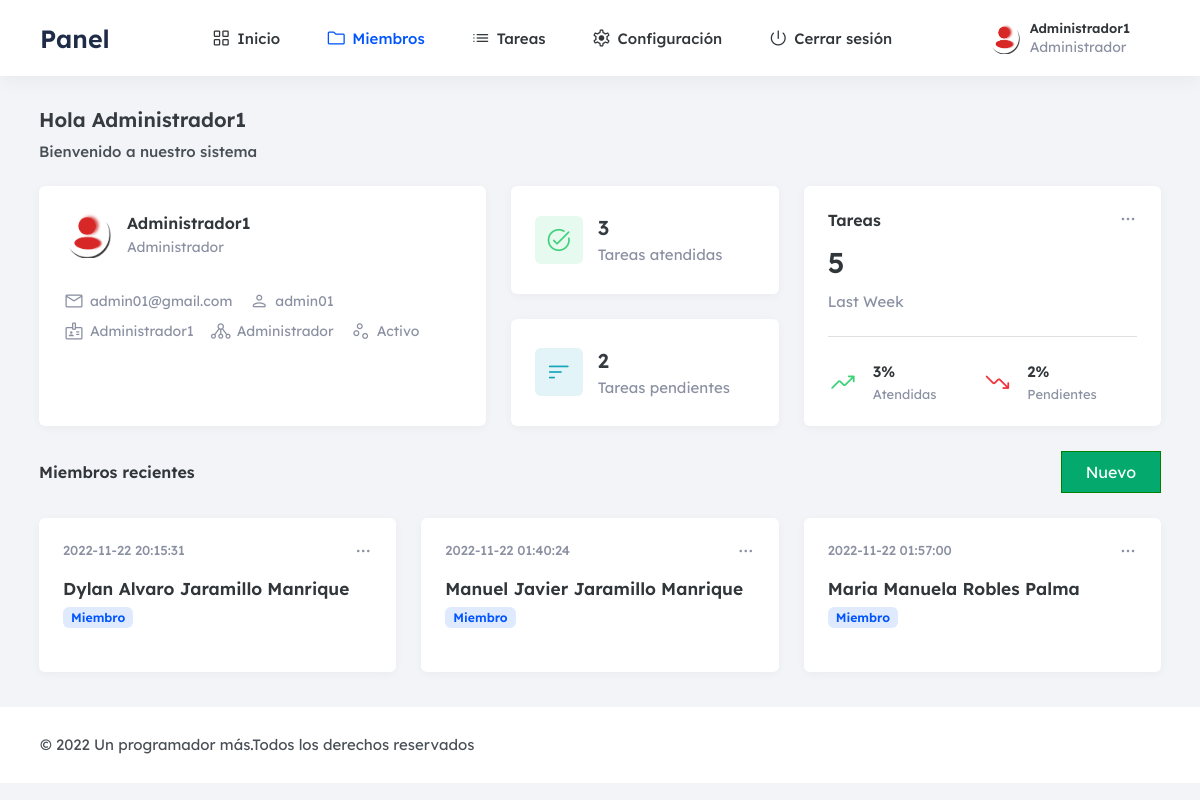
Page /frontend/miembros/mostrar.php (signed in) on the committed database.
### tables this page shows
CREATE TABLE `miembros` (
  `idmen` int(11) NOT NULL,
  `nomenb` varchar(35) NOT NULL,
  `apmenb` varchar(35) NOT NULL,
  `sexo` char(1) NOT NULL,
  `celu` char(9) NOT NULL,
  `username` varchar(25) NOT NULL,
  `correo` varchar(35) NOT NULL,
  `contra` varchar(255) NOT NULL,
  `rol` char(1) NOT NULL,
  `state` char(1) NOT NULL,
  `fere` timestamp NOT NULL DEFAULT current_timestamp() ON UPDATE current_timestamp()
);

### frontend/miembros/mostrar.php (the view, shortened to what this page needs)
<?php if(isset($_SESSION['id'])) { ?>
<!DOCTYPE html>
<html lang="es">
<head>
  <link rel="stylesheet" href="../../backend/css/admin.css">
</head>
<body>
  <header class="header" data-header>
    <div class="container">
      <h1>
        <a href="../administrador/escritorio.php" class="logo">Panel</a>
      </h1>
      <nav class="navbar">
        <div class="container">
          <ul class="navbar-list">
            <li>
              <a href="../administrador/escritorio.php" class="navbar-link  icon-box">
                <span class="material-symbols-rounded  icon">grid_view</span>
                <span>Inicio</span>
              </a>
            </li>
            <li>
              <a href="../miembros/mostrar.php" class="navbar-link active icon-box">
                <span class="material-symbols-rounded  icon">folder</span>
                <span>Miembros</span>
              </a>
            </li>
            <li>
              <a href="../tareas/mostrar.php" class="navbar-link icon-box">
                <span class="material-symbols-rounded  icon">list</span>
                <span>Tareas</span>
              </a>
            </li>
            <li>
              <a href="../configuracion/mostrar.php" class="navbar-link icon-box">
                <span class="material-symbols-rounded  icon">settings</span>
                <span>Configuración</span>
              </a>
            </li>
            <li>
              <a href="../salir.php" class="navbar-link icon-box">
                <span class="material-symbols-rounded  icon">power_settings_new</span>
                <span>Cerrar sesión</span>
              </a>
            </li>
          </ul>
          <ul class="user-action-list">
            <li>
              <a href="#" class="header-profile">
                <figure class="profile-avatar">
                  <img src="../../backend/img/reere.png" alt="Elizabeth Foster" width="32" height="32">
                </figure>
                <div>
                  <p class="profile-title"><?php echo $_SESSION['nombre']; ?></p>
                  <?php
                    if ($_SESSION['rol']= '1') {
                      echo ' <p class="card-subtitle">Administrador</p>';
                    } else {
                        echo '<p class="card-subtitle">Cliente</p>';
                    }
               ?>
                </div>
              </a>
            </li>
          </ul>
        </div>
      </nav>
    </div>
  </header>
  <main>
    <article class="container article">
      <h2 class="h2 article-title">Hola <?php echo $_SESSION['nombre']; ?></h2>
      <p class="article-subtitle">Bienvenido a nuestro sistema</p>
      <section class="home">
        <div class="card profile-card">
          <div class="profile-card-wrapper">
            <figure class="card-avatar">
              <img src="../../backend/img/reere.png" alt="admin" width="48" height="48">
            </figure>
            <div>
              <p class="card-title"><?php echo $_SESSION['nombre']; ?></p>
              <?php
                    if ($_SESSION['rol']= '1') {
                      echo ' <p class="card-subtitle">Administrador</p>';
                    } else {
                        echo '<p class="card-subtitle">Cliente</p>';
                    }
               ?>
            </div>
          </div>
          <ul class="contact-list">
            <li>
              <a href="#" class="contact-link icon-box">
                <span class="material-symbols-rounded  icon">mail</span>
                <p class="text"><?php echo $_SESSION['correo']; ?></p>
              </a>
            </li>
            <li>
              <a href="#" class="contact-link icon-box">
                <span class="material-symbols-rounded  icon">person</span>
                <p class="text"><?php echo $_SESSION['username']; ?></p>
              </a>
            </li>
            <li>
              <a href="#" class="contact-link icon-box">
                <span class="material-symbols-rounded  icon">badge</span>
                <p class="text"><?php echo $_SESSION['nombre']; ?></p>
              </a>
            </li>
            <li>
              <a href="#" class="contact-link icon-box">
                <span class="material-symbols-rounded  icon">tenancy</span>
                <?php
                    if ($_SESSION['rol']= '1') {
                      echo ' <p class="card-subtitle">Administrador</p>';
                    } else {
                        echo '<p class="card-subtitle">Cliente</p>';
                    }
               ?>
              </a>
            </li>
            <li>
              <a href="#" class="contact-link icon-box">
                <span class="material-symbols-rounded  icon">scatter_plot</span>
                <?php
                    if ($_SESSION['state']= '1') {
                      echo ' <p class="card-subtitle">Activo</p>';
                    } else {
                        echo '<p class="card-subtitle">Inactivo</p>';
                    }
               ?>
              </a>
            </li>
          </ul>
        </div>
        <div class="card-wrapper">
          <div class="card task-card">
            <div class="card-icon icon-box green">
              <span class="material-symbols-rounded  icon">task_alt</span>
            </div>
            <div>
              <?php
                  require_once('../../backend/config/Conexion.php');
                    $sql = "SELECT COUNT(*) total FROM tarea WHERE state = 1";
                    $result = $connect->query($sql);
                    $total = $result->fetchColumn();
              ?>
              <data class="card-data" value="<?php echo  $total; ?>"><?php echo  $total; ?></data>
              <p class="card-text">Tareas atendidas</p>
            </div>
          </div>
          <div class="card task-card">
            <div class="card-icon icon-box red">
              <span class="material-symbols-rounded  icon">sort</span>
            </div>
            <div>
              <?php
                    $sql = "SELECT COUNT(*) total FROM tarea WHERE state = 0";
                    $result = $connect->query($sql);
                    $total = $result->fetchColumn();
              ?>
              <data class="card-data" value="<?php echo  $total; ?>"><?php echo  $total; ?></data>
              <p class="card-text">Tareas pendientes</p>
            </div>
          </div>
        </div>
        <div class="card revenue-card">
          <button class="card-menu-btn icon-box" aria-label="More" data-menu-btn>
            <span class="material-symbols-rounded  icon">more_horiz</span>
          </button>
          <p class="card-title">Tareas</p>
<?php
      $sql = "SELECT COUNT(*) total FROM tarea";
      $result = $connect->query($sql);
      $total = $result->fetchColumn();
?>
          <data class="card-price" value="<?php echo  $total; ?>"><?php echo  $total; ?></data>
          <p class="card-text">Last Week</p>
          <div class="divider card-divider"></div>
          <ul class="revenue-list">
            <li class="revenue-item icon-box">
              <span class="material-symbols-rounded  icon  green">trending_up</span>
              <div>
                <?php
    $sql = "SELECT COUNT(*) total FROM tarea WHERE state = 1";
    $result = $connect->query($sql);
    $total = $result->fetchColumn();
?>
                <data class="revenue-item-data" value="<?php echo  $total; ?>"><?php echo  $total; ?>%</data>
                <p class="revenue-item-text">Atendidas</p>
              </div>
            </li>
            <li class="revenue-item icon-box">
              <span class="material-symbols-rounded  icon  red">trending_down</span>
              <div>
                <?php
    $sql = "SELECT COUNT(*) total FROM tarea WHERE state = 0";
    $result = $connect->query($sql);
    $total = $result->fetchColumn();
?>
                <data class="revenue-item-data" value="<?php echo  $total; ?>"><?php echo  $total; ?>%</data>
                <p class="revenue-item-text">Pendientes</p>
              </div>
            </li>
          </ul>
        </div>
      </section>
      <section class="projects">
        <div class="section-title-wrapper">
          <h2 class="section-title">Miembros recientes</h2>
          <button class="btn-group" style="cursor: pointer;" onclick="location.href='nuevo.php'">Nuevo</button>
        </div>
        <ul class="project-list">
<?php
$sentencia = $connect->prepare("SELECT * FROM miembros ORDER BY idmen DESC;");
 $sentencia->execute();
$data =  array();
if($sentencia){
  while($r = $sentencia->fetchObject()){
    $data[] = $r;
  }
}
     ?>
     <?php if(count($data)>0):?>
      <?php foreach($data as $d):?>
          <li class="project-item">
            <div class="card project-card">
              <button class="card-menu-btn icon-box" aria-label="More" data-menu-btn>
                <span class="material-symbols-rounded  icon">more_horiz</span>
              </button>
              <time class="card-date" datetime="2022-04-09"><?php echo $d->fere ?></time>
              <h3 class="card-title">
                <a href="../miembros/view.php?id=<?php echo $d->idmen ?>"><?php echo $d->nomenb ?>&nbsp;<?php echo $d->apmenb ?></a>
              </h3>
              <?php
                    if ($d->rol= '2') {
                     echo '<div class="card-badge blue">Miembro</div>';
                    }
               ?>
            </div>
          </li>
          <?php endforeach; ?>
    <?php endif; ?>
        </ul>
      </section>
    </article>
  </main>
  <footer class="footer">
    <div class="container">
      <p class="copyright">
        &copy; 2022 <a href="#" class="copyright-link">Un programador más</a>.Todos los derechos reservados
      </p>
    </div>
  </footer>
</body>
</html>
<?php }else{
    header('Location: ../login.php');
 } ?>

### rows in the picture
miembros: fere "2022-11-22 20:15:31", nomenb "Dylan Alvaro", apmenb "Jaramillo Manrique"
miembros: fere "2022-11-22 01:40:24", nomenb "Manuel Javier", apmenb "Jaramillo Manrique"
miembros: fere "2022-11-22 01:57:00", nomenb "Maria Manuela", apmenb "Robles Palma"

### other values in the picture
$_SESSION['nombre'] "Administrador1"
$_SESSION['correo'] "admin01@gmail.com"
$_SESSION['username'] "admin01"
$total "3"
$total "2"
$total "5"
